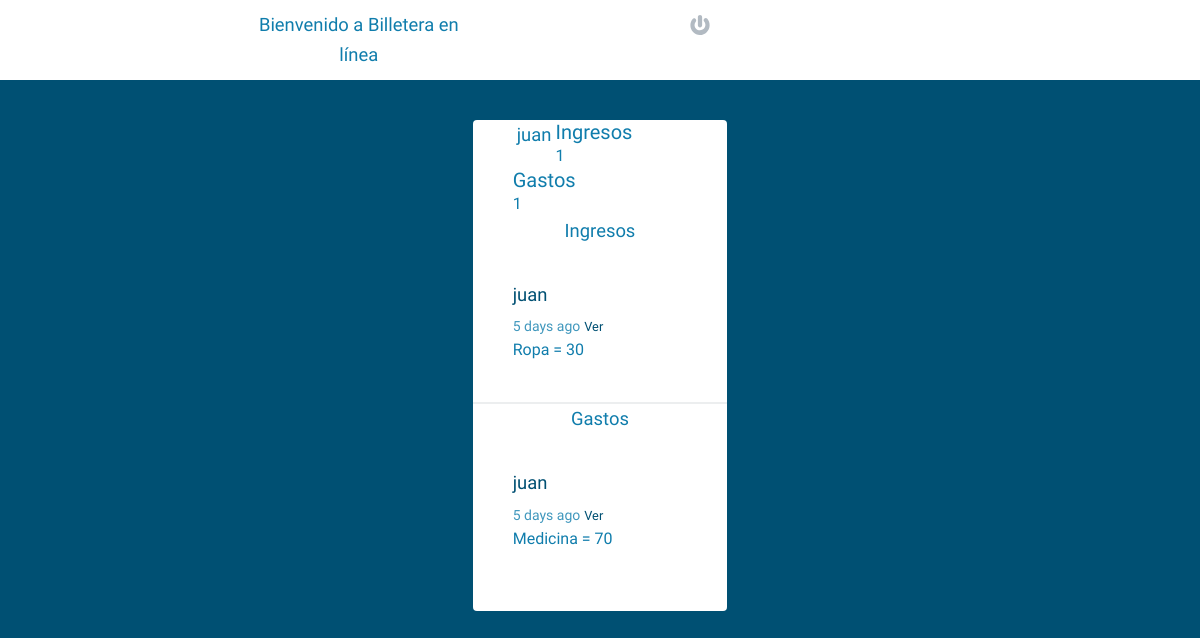
The app's page /resumen/juan (signed in) with its own data.
### models.py (models this page shows, shortened)
class User(UserMixin, Model):
    username = CharField(unique=True)
    email = CharField(unique=True)
    password = CharField(max_length=120)
    joined_at = DateTimeField(default=datetime.datetime.now)
    class Meta:
        database = DATABASE
        order_by = ('-joined_at',)

class Ingreso(Model):
    user = ForeignKeyField(
        User,
        related_name='ingresos',
    )
    timestamp = DateTimeField(default=datetime.datetime.now)
    name = CharField(max_length=30)
    content = DecimalField(decimal_places=2)
    class Meta:
        database = DATABASE
        order_by = ('-joined_at',)

class Gasto(Model):
    user = ForeignKeyField(
        User,
        related_name='gastos',
    )
    timestamp = DateTimeField(default=datetime.datetime.now)
    name = CharField(max_length=30)
    content = DecimalField(decimal_places=2)
    class Meta:
        database = DATABASE
        order_by = ('joined_at',)

### server.py (the view)
@app.route('/resumen')
@app.route('/resumen/<username>')
def resumen(username=None):
    template = 'stream.html'
    if username and username != current_user.username:
        user =  models.User.select().where(models.User.username**username).get()
        ingresos = user.ingresos.limit(100)
        gastos = user.gastos.limit(100)
    else:
        ingresos = current_user.get_ingresos().limit(100)
        gastos = current_user.get_gastos().limit(100)
        user = current_user
    if username:
        template = 'user_stream.html'
    return render_template(template, ingresos=ingresos, gastos=gastos, user=user)

### server.py (called while the page is built)
@login_manager.user_loader
def load_user(userid):
    try:
        return models.User.get(models.User.id == userid)
    except models.DoesNotExist:
        return None

@app.before_request
def before_request():
    g.db = models.DATABASE
    if g.db.is_closed():
        g.db.connect()
        g.user = current_user

@app.after_request
def after_request(response):
    g.db.close()
    return response

### templates/user_stream.html
{% extends "stream.html" %}
{% block content %}
<div class="row">
    <div class="grid-25">
        <h1>{{ user.username }}</h1>
    </div>
    <div class="grid-50">
        <div class="grid-33">
            <h5>Ingresos</h5>
            <p>{{ user.ingresos.count() }}</p>
        </div>
    </div>
    <div class="grid-50">
        <div class="grid-33">
            <h5>Gastos</h5>
            <p>{{ user.gastos.count() }}</p>
        </div>
    </div>
</div>
{{ super() }}
{% endblock %}

### templates/stream.html (shortened to what this page needs)
{% extends "layout.html" %}
{% block content %}
<h1>Ingresos</h1>
{% for ingreso in ingresos %}
    <article>
        <h2>
            <a href="{{ url_for('stream', username=ingreso.user.username) }}">{{ingreso.user.username}}</a>
        </h2>
        <time data-time="{{ingreso.timestamp.timestamp()}}" class="distime" datetime="{{ ingreso.timestamp.strftime('%Y-%m-%d H:%M:%S') }}">{{ ingreso.timestamp.strftime('%Y-%m-%d H:%M:%S') }}</time>
        <a href="#" class="view">Ver</a>
        <div class="ingreso">
            {{ ingreso.name }} = {{ ingreso. content }}
        </div>
    </article>
{% endfor %}
<h1>Gastos</h1>
{% for gasto in gastos %}
    <article>
        <h2>
            <a href="{{ url_for('stream', username=gasto.user.username) }}">{{gasto.user.username}}</a>
        </h2>
        <time data-time="{{gasto.timestamp.timestamp()}}" class="distime" datetime="{{ gasto.timestamp.strftime('%Y-%m-%d H:%M:%S') }}">{{ gasto.timestamp.strftime('%Y-%m-%d H:%M:%S') }}</time>
        <a href="#" class="view">Ver</a>
        <div class="gasto">
            {{ gasto.name }} = {{ gasto. content }}
        </div>
    </article>
{% endfor %}
{% endblock %}

### static/css/main.css (style rules this page uses)
body, input, button, textarea { font-family: 'Varela Round', Helvetica Neue, Helvetica, Arial, serif; }
body { font-size: 1em; color: #107dac; font-weight: 400; background: #005073; position: relative; }
a { text-decoration: none; color: #005073; }
h1, h2, h3, h4 { font-size: 1.15em; font-weight: normal; margin: 0; line-height: 1em; }
h1 { text-align: center; line-height: 30px; }
h2 { margin: 0 0 10px; }
h5 { margin: 0; }
p { margin: 0; line-height: 1.5em; }
article { border-bottom: 2px solid #ECEEEF; margin: 0; padding: 40px; }
article:last-child { border-bottom: 0; }
time { font-size: .875em; opacity: .8; }
.view { font-size: 0.8em; text-transform: upper; }
.row { max-width: 800px; padding: 0 40px; margin: 0 auto; transition: .35s linear; }
.row:before, .row:after { content: ''; display: table; }
.row:after { clear: both; }
.grid-50 { display: inline-block; float: left; width: 49%; }
.grid-33 { display: inline-block; float: left; width: 33%; }
.grid-25 { display: inline-block; float: left; width: 20%; margin: 0 2.25%; }

### records on screen
User: username "juan"
Ingreso: user.username "juan", name "Ropa", content "30"
Gasto: user.username "juan", name "Medicina", content "70"

### other values on screen
{{ user.ingresos.count() }} "1"
{{ user.gastos.count() }} "1"
